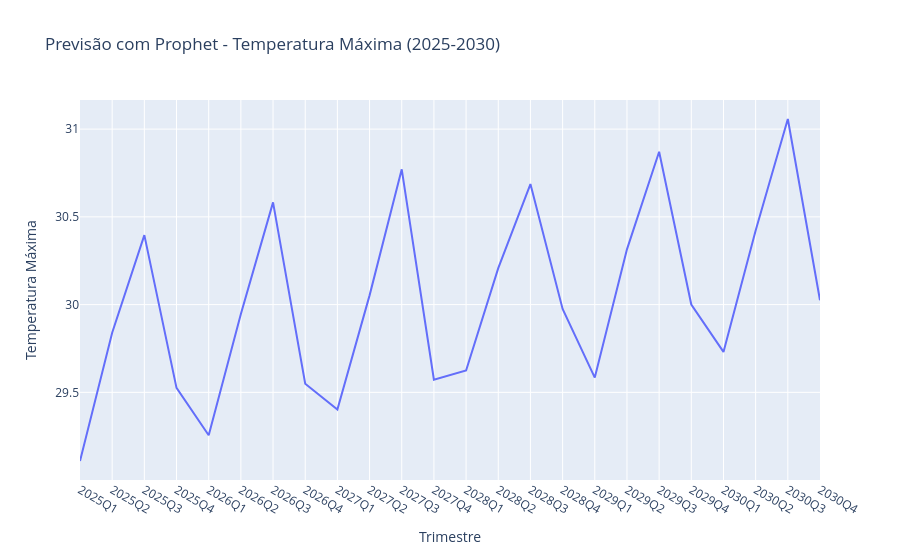

The cell this chart's notebook holds for it:
### Markdown cell above
## Previsão por trimestre

### Code cell
import plotly.express as px

# Gerar datas futuras para 5 anos (2025-2030)
future_5_years = modelo_prophet_max.make_future_dataframe(periods=108, freq='ME')  # 6 anos, mas vamos filtrar 2025-2030

# Fazer a previsão
forecast_5_years = modelo_prophet_max.predict(future_5_years)

# Filtrar apenas o período de previsão (2025-2030)
# Filtrar apenas o período de previsão (2025-2030)
forecast_5_years_filtered = forecast_5_years[(forecast_5_years['ds'] >= '2025-01-01') & (forecast_5_years['ds'] <= '2030-12-31')]

# Adicionar coluna de trimestre
forecast_5_years_filtered['quarter'] = forecast_5_years_filtered['ds'].dt.to_period('Q')

# Agrupar por trimestre e calcular a média da previsão
forecast_5_years_quarterly = forecast_5_years_filtered.groupby('quarter')['yhat'].mean().reset_index()

# Converter a coluna 'quarter' para string para evitar erro de serialização
forecast_5_years_quarterly['quarter'] = forecast_5_years_quarterly['quarter'].astype(str)

# Gráfico dinâmico da previsão
fig_5y = px.line(
    forecast_5_years_quarterly,
    x='quarter',
    y='yhat',
    title='Previsão com Prophet - Temperatura Máxima (2025-2030)',
    labels={'quarter': 'Trimestre', 'yhat': 'Temperatura Máxima'}
)
fig_5y.show()

### Figure 1 — Plotly figure (JSON) as saved in the notebook; plotly's stock layout.template omitted (floating-point values rounded to 4 significant figures)
{"data": [{"hovertemplate": "Trimestre=%{x}<br>Temperatura Máxima=%{y}<extra></extra>", "legendgroup": "", "line": {"color": "#636efa", "dash": "solid"}, "marker": {"symbol": "circle"}, "mode": "lines", "name": "", "orientation": "v", "showlegend": false, "type": "scatter", "x": ["2025Q1", "2025Q2", "2025Q3", "2025Q4", "2026Q1", "2026Q2", "2026Q3", "2026Q4", "2027Q1", "2027Q2", "2027Q3", "2027Q4", "2028Q1", "2028Q2", "2028Q3", "2028Q4", "2029Q1", "2029Q2", "2029Q3", "2029Q4", "2030Q1", "2030Q2", "2030Q3", "2030Q4"], "xaxis": "x", "y": [29.11, 29.84, 30.4, 29.53, 29.26, 29.95, 30.58, 29.55, 29.4, 30.05, 30.77, 29.57, 29.62, 30.21, 30.69, 29.98, 29.58, 30.32, 30.87, 30.0, 29.73, 30.42, 31.06, 30.02], "yaxis": "y"}], "layout": {"legend": {"tracegroupgap": 0}, "title": {"text": "Previsão com Prophet - Temperatura Máxima (2025-2030)"}, "xaxis": {"anchor": "y", "domain": [0, 1], "title": {"text": "Trimestre"}}, "yaxis": {"anchor": "x", "domain": [0, 1], "title": {"text": "Temperatura Máxima"}}}}
